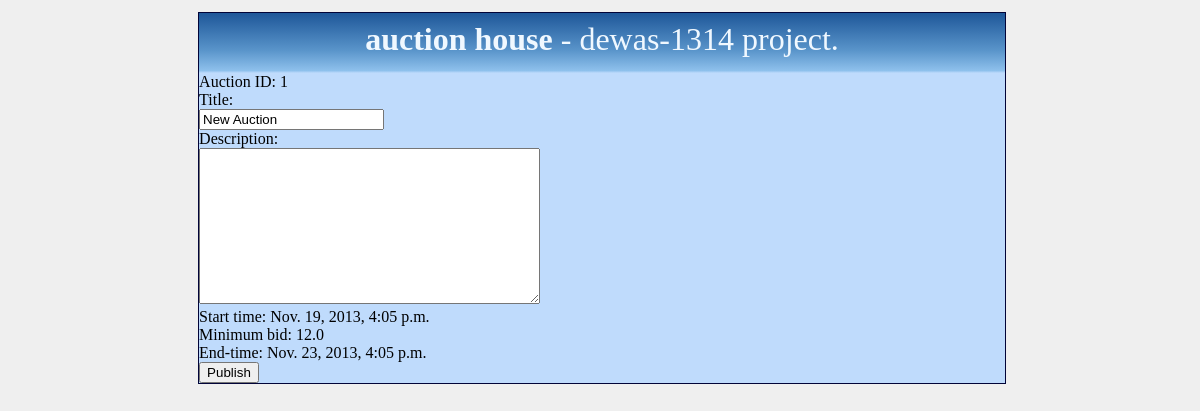
Before: /editauction/1/ with the older database file.
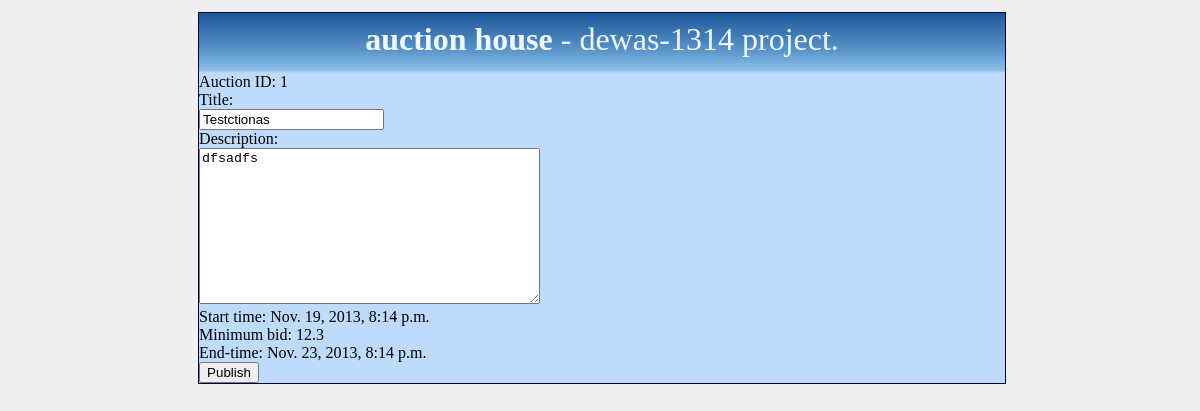
After: the same page with the newer database file.
### AuctionApp/models.py (models this page shows, shortened)
class Auction(models.Model):
    id = models.AutoField(primary_key=True)
    ownerid = models.ForeignKey(User)
    starttime = models.DateTimeField(default=datetime.utcnow(), blank=True)
    endtime = models.DateTimeField(default=timezone.now(), blank=True)
    title = models.CharField(max_length=30, default="New Auction")
    content = models.TextField()
    version = models.IntegerField(default=0)
    min_price = models.FloatField(default=0.00)
    is_active = models.BooleanField(default=False)
    is_locked = models.BooleanField(default=False)
    latest_bid_by = models.CharField(max_length=30)

### AuctionApp/views.py (the view)
def edit_auction(request, auction_id):
    auction = Auction.objects.get(id=auction_id)
    tmp_endtime = datetime.now() + timedelta(hours=72)
    return render_to_response("edit_auction.html",
                              {'auction': auction, 'possible_endtime': tmp_endtime
                              }, context_instance=RequestContext(request))

### templates/edit_auction.html (shortened to what this page needs)
{% include "head.html" %}
{% include "body.html" %}
<article>
	<div id="content">
		<form action="/addauction/" method="post">
            <label>Auction ID: {{ auction.id }} </label><br>
			<label>Title: </label><br>
			<input type="text" name="title" value="{{ auction.title }}"/><br>
            <label>Description: </label><br>
            <textarea rows="10" cols="40" name="content">{{ auction.content }}</textarea><br>
			{% if auction.is_active %}
				<label>Start time: {{ auction.starttime }}</label><br>
                <label>Minimum bid: {{ auction.min_price }}</label><br>
                <label>End-time: {{ auction.endtime }}</label><br>
			{% elif auction.is_active == False %}
                <label>Minimum bid: </label><br>
	    		<input type="text" name="min_price" value="{{ auction.min_price }}"/>€<br>
                <label>End-time: (Needs to be at least 72 hours from publish)<br>
				    Format: 23:59 31-12-2013</label><br>
                <input type="text" name="endtime" value="{{ possible_endtime|date:'H:i d-m-Y' }}"/><br>
            {% endif %}
            <input type="submit" value="Publish">
		</form>
    </div>
</article>
{% include "footer.html" %}

Changed rows visible on the page:
changed Auction id 1: title "New Auction" → "Testctionas"; content (not shown) → "dfsadfs"; starttime "Nov. 19, 2013, 4:05 p.m." → "Nov. 19, 2013, 8:14 p.m."; min_price "12.0" → "12.3"; endtime "Nov. 23, 2013, 4:05 p.m." → "Nov. 23, 2013, 8:14 p.m."
